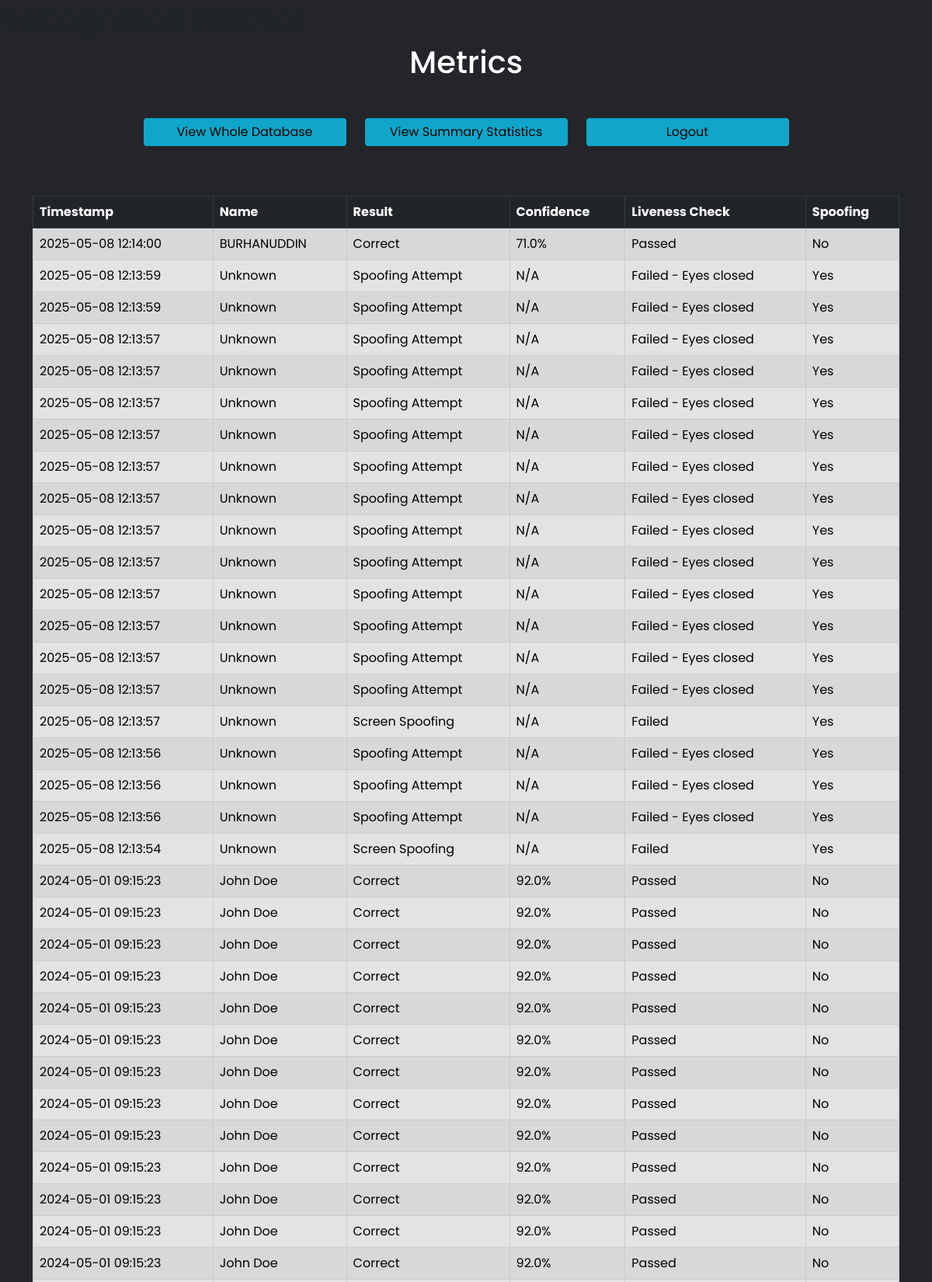
The app's page /metrics (upper part) with its own data.
### tables this page shows
CREATE TABLE RecognitionLogs (id INTEGER PRIMARY KEY AUTOINCREMENT, timestamp TEXT, name TEXT, recognition_result TEXT, is_spoofing BOOLEAN, confidence REAL, liveness_check TEXT);

### app.py (the view)
@app.route('/metrics', methods=["GET", "POST"])
def metrics():
        conn = sqlite3.connect('information.db')
        conn.row_factory = sqlite3.Row  # This enables column access by name
        date_filter = request.form.get('date_filter')
        name_filter = request.form.get('name_filter')
        result_filter = request.form.get('result_filter')
        query = "SELECT * FROM RecognitionLogs WHERE 1=1"
        params = []
        if date_filter:
            query += " AND date(timestamp) = ?"
            params.append(date_filter)
        if name_filter and name_filter != "All":
            query += " AND name = ?"
            params.append(name_filter)
        if result_filter and result_filter != "All":
            if result_filter == "Spoofing":
                query += " AND is_spoofing = 1"
            else:
                query += " AND recognition_result = ?"
                params.append(result_filter)
        query += " ORDER BY timestamp DESC"
        cur = conn.cursor()
        cur.execute(query, params)
        rows = cur.fetchall()
        cur.execute("SELECT DISTINCT name FROM RecognitionLogs WHERE name != 'Unknown' ORDER BY name")
        names = [row['name'] for row in cur.fetchall()]
        conn.close()
        return render_template('RecognitionMetrics.html', rows=rows, names=names, selected_date=date_filter, selected_name=name_filter, selected_result=result_filter)

### templates/RecognitionMetrics.html (shortened to what this page needs)
<!DOCTYPE html>
<html>
<head>
    <link href="https://cdn.jsdelivr.net/npm/bootstrap@5.0.2/dist/css/bootstrap.min.css" rel="stylesheet"
>
    <link rel="stylesheet" href="{{ url_for('static', filename='css/style.css') }}">
</head>
<body>
    <h1>Recognition Metrics</h1>
    <div class="container">
        <h1 class="text-center mb-5 text-white">Metrics</h1>
        <div class="row mb-5 justify-content-center">
            <div class="col-md-3">
                <form class="mb-3 w-100" action="/whole" method="post">
                    <button class="btn btn-primary blue-btn w-100">View Whole Database</button>
                </form>
            </div>
            <div class="col-md-3">
                <form class="mb-3 w-100" action="/metrics_summary" method="post">
                    <button class="btn btn-primary blue-btn w-100">View Summary Statistics</button>
                </form>
            </div>
            <div class="col-md-3">
                <form class="mb-3 w-100" action="/" method="GET">
                    <button class="btn btn-primary blue-btn w-100">Logout</button>
                </form>
            </div>
        </div>
        <div class="row">
            <div class="col-md-12">
                <table class="table table-secondary table-striped table-bordered table-hover mb-5">
                    <thead class="table-dark">
                        <tr>
                            <th>Timestamp</th>
                            <th>Name</th>
                            <th>Result</th>
                            <th>Confidence</th>
                            <th>Liveness Check</th>
                            <th>Spoofing</th>
                        </tr>
                    </thead>
                    <tbody>
                        {% for row in rows %}
                        <tr>
                            <td>{{ row['timestamp'] }}</td>
                            <td>{{ row['name'] }}</td>
                            <td>{{ row['recognition_result'] }}</td>
                            <td>{% if row['confidence'] %}{{ "%.1f"|format(row['confidence']*100) }}%{% else %}N/A{% endif %}</td>
                            <td>{{ row['liveness_check'] }}</td>
                            <td>{% if row['is_spoofing'] %}Yes{% else %}No{% endif %}</td>
                        </tr>
                        {% endfor %}
                    </tbody>
                </table>
            </div>
        </div>
    </div>
</body>
</html>

### static/css/style.css (style rules this page uses)
* { margin: 0; padding: 0; box-sizing: border-box; font-family: "Poppins", sans-serif; }
body { background: #23252a; }
.blue-btn { background-color: #0fa6c9 !important; color: black !important; border: white !important; }

### records on screen
RecognitionLogs: timestamp "2025-05-08 12:14:00", name "BURHANUDDIN", recognition_result "Correct", row['confidence']*100 "71.0", liveness_check "Passed", is_spoofing "No"
RecognitionLogs: timestamp "2025-05-08 12:13:59", name "Unknown", recognition_result "Spoofing Attempt", confidence "N/A", liveness_check "Failed - Eyes closed", is_spoofing "Yes"
RecognitionLogs: timestamp "2025-05-08 12:13:59", name "Unknown", recognition_result "Spoofing Attempt", confidence "N/A", liveness_check "Failed - Eyes closed", is_spoofing "Yes"
RecognitionLogs: timestamp "2025-05-08 12:13:57", name "Unknown", recognition_result "Spoofing Attempt", confidence "N/A", liveness_check "Failed - Eyes closed", is_spoofing "Yes"
RecognitionLogs: timestamp "2025-05-08 12:13:57", name "Unknown", recognition_result "Spoofing Attempt", confidence "N/A", liveness_check "Failed - Eyes closed", is_spoofing "Yes"
RecognitionLogs: timestamp "2025-05-08 12:13:57", name "Unknown", recognition_result "Spoofing Attempt", confidence "N/A", liveness_check "Failed - Eyes closed", is_spoofing "Yes"
RecognitionLogs: timestamp "2025-05-08 12:13:57", name "Unknown", recognition_result "Spoofing Attempt", confidence "N/A", liveness_check "Failed - Eyes closed", is_spoofing "Yes"
RecognitionLogs: timestamp "2025-05-08 12:13:57", name "Unknown", recognition_result "Spoofing Attempt", confidence "N/A", liveness_check "Failed - Eyes closed", is_spoofing "Yes"
RecognitionLogs: timestamp "2025-05-08 12:13:57", name "Unknown", recognition_result "Spoofing Attempt", confidence "N/A", liveness_check "Failed - Eyes closed", is_spoofing "Yes"
RecognitionLogs: timestamp "2025-05-08 12:13:57", name "Unknown", recognition_result "Spoofing Attempt", confidence "N/A", liveness_check "Failed - Eyes closed", is_spoofing "Yes"
RecognitionLogs: timestamp "2025-05-08 12:13:57", name "Unknown", recognition_result "Spoofing Attempt", confidence "N/A", liveness_check "Failed - Eyes closed", is_spoofing "Yes"
RecognitionLogs: timestamp "2025-05-08 12:13:57", name "Unknown", recognition_result "Spoofing Attempt", confidence "N/A", liveness_check "Failed - Eyes closed", is_spoofing "Yes"
RecognitionLogs: timestamp "2025-05-08 12:13:57", name "Unknown", recognition_result "Spoofing Attempt", confidence "N/A", liveness_check "Failed - Eyes closed", is_spoofing "Yes"
RecognitionLogs: timestamp "2025-05-08 12:13:57", name "Unknown", recognition_result "Spoofing Attempt", confidence "N/A", liveness_check "Failed - Eyes closed", is_spoofing "Yes"
RecognitionLogs: timestamp "2025-05-08 12:13:57", name "Unknown", recognition_result "Spoofing Attempt", confidence "N/A", liveness_check "Failed - Eyes closed", is_spoofing "Yes"
RecognitionLogs: timestamp "2025-05-08 12:13:57", name "Unknown", recognition_result "Screen Spoofing", confidence "N/A", liveness_check "Failed", is_spoofing "Yes"
RecognitionLogs: timestamp "2025-05-08 12:13:56", name "Unknown", recognition_result "Spoofing Attempt", confidence "N/A", liveness_check "Failed - Eyes closed", is_spoofing "Yes"
RecognitionLogs: timestamp "2025-05-08 12:13:56", name "Unknown", recognition_result "Spoofing Attempt", confidence "N/A", liveness_check "Failed - Eyes closed", is_spoofing "Yes"
RecognitionLogs: timestamp "2025-05-08 12:13:56", name "Unknown", recognition_result "Spoofing Attempt", confidence "N/A", liveness_check "Failed - Eyes closed", is_spoofing "Yes"
RecognitionLogs: timestamp "2025-05-08 12:13:54", name "Unknown", recognition_result "Screen Spoofing", confidence "N/A", liveness_check "Failed", is_spoofing "Yes"
RecognitionLogs: timestamp "2024-05-01 09:15:23", name "John Doe", recognition_result "Correct", row['confidence']*100 "92.0", liveness_check "Passed", is_spoofing "No"
RecognitionLogs: timestamp "2024-05-01 09:15:23", name "John Doe", recognition_result "Correct", row['confidence']*100 "92.0", liveness_check "Passed", is_spoofing "No"
RecognitionLogs: timestamp "2024-05-01 09:15:23", name "John Doe", recognition_result "Correct", row['confidence']*100 "92.0", liveness_check "Passed", is_spoofing "No"
RecognitionLogs: timestamp "2024-05-01 09:15:23", name "John Doe", recognition_result "Correct", row['confidence']*100 "92.0", liveness_check "Passed", is_spoofing "No"
RecognitionLogs: timestamp "2024-05-01 09:15:23", name "John Doe", recognition_result "Correct", row['confidence']*100 "92.0", liveness_check "Passed", is_spoofing "No"
RecognitionLogs: timestamp "2024-05-01 09:15:23", name "John Doe", recognition_result "Correct", row['confidence']*100 "92.0", liveness_check "Passed", is_spoofing "No"
RecognitionLogs: timestamp "2024-05-01 09:15:23", name "John Doe", recognition_result "Correct", row['confidence']*100 "92.0", liveness_check "Passed", is_spoofing "No"
RecognitionLogs: timestamp "2024-05-01 09:15:23", name "John Doe", recognition_result "Correct", row['confidence']*100 "92.0", liveness_check "Passed", is_spoofing "No"
RecognitionLogs: timestamp "2024-05-01 09:15:23", name "John Doe", recognition_result "Correct", row['confidence']*100 "92.0", liveness_check "Passed", is_spoofing "No"
RecognitionLogs: timestamp "2024-05-01 09:15:23", name "John Doe", recognition_result "Correct", row['confidence']*100 "92.0", liveness_check "Passed", is_spoofing "No"
RecognitionLogs: timestamp "2024-05-01 09:15:23", name "John Doe", recognition_result "Correct", row['confidence']*100 "92.0", liveness_check "Passed", is_spoofing "No"
RecognitionLogs: timestamp "2024-05-01 09:15:23", name "John Doe", recognition_result "Correct", row['confidence']*100 "92.0", liveness_check "Passed", is_spoofing "No"
RecognitionLogs: timestamp "2024-05-01 09:15:23", name "John Doe", recognition_result "Correct", row['confidence']*100 "92.0", liveness_check "Passed", is_spoofing "No"
